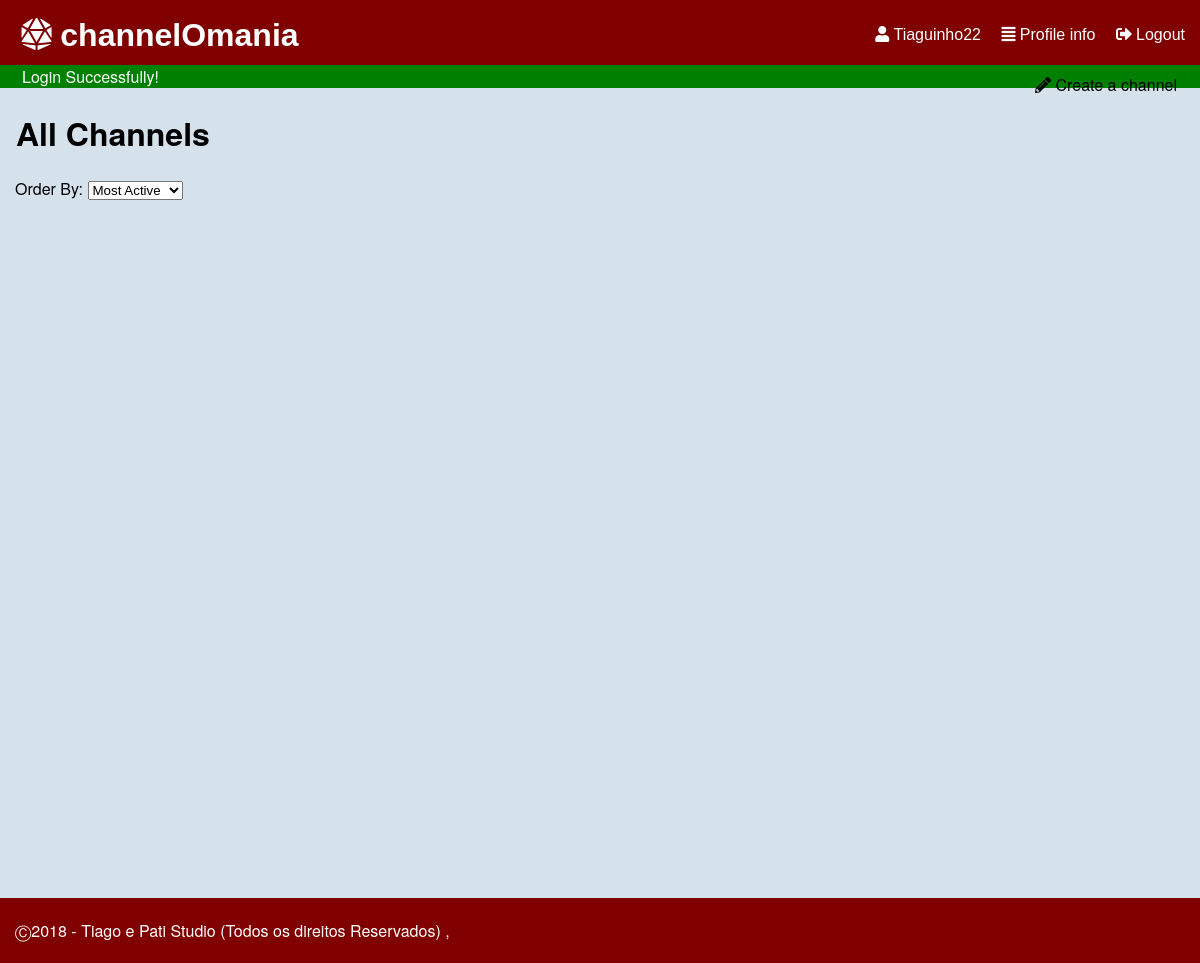
The app's page /pages/all_channels.php (signed in), older data.
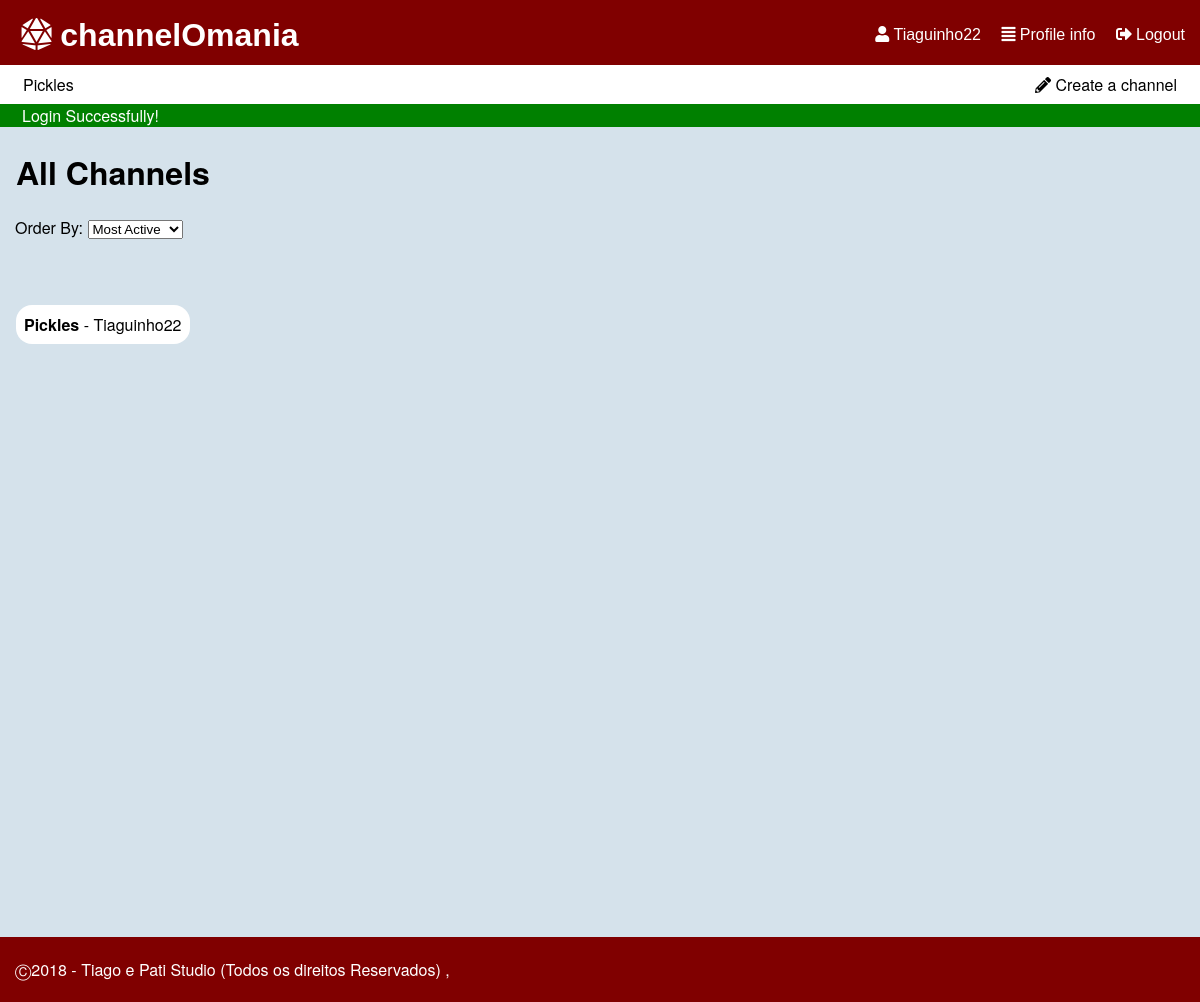
The same page, newer data.
### tables this page shows
CREATE TABLE "channel" (
	`ID`	INTEGER NOT NULL,
	`name`	TEXT NOT NULL CHECK(length(name) > 0 and length(name) < 30) UNIQUE,
	`coverImage`	TEXT,
	`author`	INTEGER NOT NULL,
	PRIMARY KEY(`ID`),
	FOREIGN KEY(`author`) REFERENCES `user`(`ID`) ON DELETE Cascade ON UPDATE No Action
);

CREATE TABLE "user" (
	`ID`	INTEGER NOT NULL PRIMARY KEY AUTOINCREMENT,
	`username`	TEXT NOT NULL CHECK(length ( username ) > 0 and length ( username ) < 16),
	`email`	TEXT NOT NULL,
	`password`	TEXT NOT NULL CHECK(length ( password ) > 5),
	`birth`	TEXT CHECK(length ( birth ) > 0),
	`profilePic`	TEXT,
	`score`	INTEGER DEFAULT 0,
	CONSTRAINT `username` UNIQUE(`username`)
);

### database/db_list.php (called while the page is built, shortened)
<?php
function listChannel($sort='') {
  switch($sort){
    case 'mActive':
      $order = 'n_stories DESC';
      break;
    default:
      $order = 'n_stories DESC';
      break;
  }
  $db = Database::instance()->db();
  $stmt = $db->prepare('SELECT *,(SELECT COUNT(*) FROM story WHERE story.channel == channel.ID) AS n_stories,channel.ID as channelId FROM channel INNER JOIN user ON author=user.ID ORDER BY '.$order);
  $stmt->execute();
  return $stmt->fetchAll();
}
?>

### templates/tpl_all_channels.php (the view, shortened to what this page needs)
<?php function draw_channel_list($channels) { ?>
  <h1>All Channels</h1>
  <p id="order">Order By:
  <select id='orderSelector'>
    <option value="mActive">Most Active</option>
  </select></p>
  <div id="channelsList">
    <?php draw_channel_user($channels); ?>
  </div>
<?php } ?>
<?php function draw_channel_user($channels) { ?>
  <ul>
  <?php foreach($channels as $channel_list){ ?>
    <li><a href = "../pages/channel.php?channelId=<?php echo($channel_list['channelId']); ?>" ><?php echo($channel_list['name']); ?></a>
    <a href = "../pages/profile.php?userId=<?php echo($channel_list['author']); ?>" ><?php echo('- ' . $channel_list['username']); ?></a></li>
  <?php } ?>
</ul>
<?php } ?>

### templates/tpl_common.php (shortened to what this page needs)
<?php function draw_header($tabText = ""){
?>
<!DOCTYPE html>
<html lang="en-US">
  <head>
    <link href="../css/style.css" rel="stylesheet">
    <link href="../css/input.css" rel="stylesheet">
    <link href="../css/links.css" rel="stylesheet">
    <link rel="stylesheet" href="https://use.fontawesome.com/releases/v5.5.0/css/all.css">
  </head>
  <body>
    <header id="header">
      <?php if(isset($_SESSION['username'])){ ?>
        <div id='options'>
          <a href="../pages/profile.php"><i class="fas fa-user"></i> <?php echo($_SESSION['username']) ?></a>
          <a href="../pages/profile.php"><i class="fas fa-align-justify"></i> Profile info</a>
          <a href="../actions/action_logout.php"><i class="fas fa-sign-out-alt"></i> Logout</a>
        </div>
      <?php } ?>
      <h1><a href="mainpage.php"><i class="fas fa-dice-d20"></i> channelOmania</a></h1>
    </header>
    <?php if(isset($_SESSION['username'])){ ?>
    <div id="list_channels">
      <p><a href = "../pages/new_channel.php" ><i class="fas fa-pencil-alt"></i> Create a channel</a></p>
      <?php $channels = listChannel('mActive'); ?>
      <ul>
      <?php if(count($channels) > 5) { ?>
        <?php for ($i=0; $i < 5; $i++) { ?>
          <li><a href = "../pages/channel.php?channelId=<?php echo($channels[$i]['channelId']); ?>" ><?php echo($channels[$i]['name']); ?></a></li>
        <?php } ?>
          <li id="moreChannels"><a href = "../pages/all_channels.php" >More Channels</a></li>
      <?php } else { ?>
        <?php foreach($channels as $channel_list){ ?>
          <li><a href = "../pages/channel.php?channelId=<?php echo($channel_list['channelId']); ?>" ><?php echo($channel_list['name']); ?></a></li>
        <?php } ?>
      <?php } ?>
      </ul>
    </div>
    <?php } ?>
    <?php if (isset($_SESSION['messages'])) {?>
      <section id="messages">
        <?php foreach($_SESSION['messages'] as $message) { ?>
          <div class="<?=$message['type']?>"><?=$message['content']?></div>
        <?php } ?>
      </section>
    <?php unset($_SESSION['messages']); } ?>
<?php } ?>
<?php function draw_footer(){
  ?>
  <footer class="footer">
    <p>	&#9400;2018 - Tiago e Pati Studio (Todos os direitos Reservados) ,</p>
  </footer>
</body>
</html>
<?php }
 ?>

Row changes from the older to the newer data that the page shows:
added channel: name "Pickles", author.username "Tiaguinho22"
